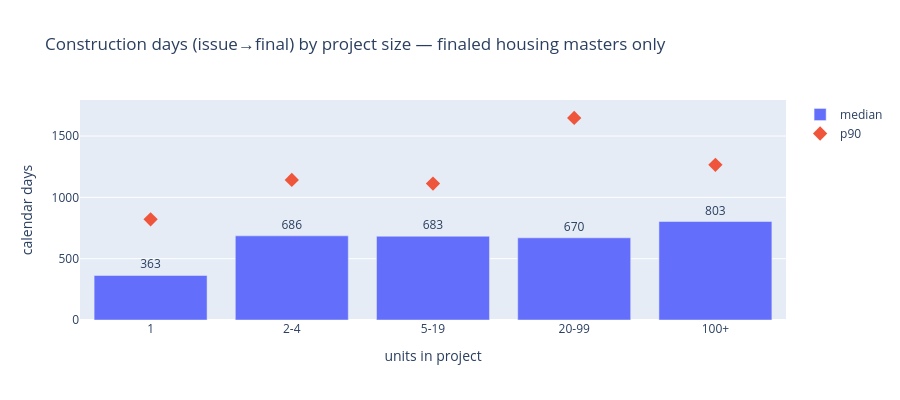

This figure's notebook cell:
### Code cell
import plotly.graph_objects as go
fig = go.Figure(go.Bar(x=build.index.astype(str), y=build['median'], name='median',
                       text=build['median'], textposition='outside'))
fig.add_scatter(x=build.index.astype(str), y=build['p90'], name='p90', mode='markers',
                marker=dict(size=11, symbol='diamond'))
fig.update_layout(title='Construction days (issue→final) by project size — finaled housing masters only',
                  xaxis_title='units in project', yaxis_title='calendar days', height=400)
fig.show()

### Figure 1 — Plotly figure (JSON) as saved in the notebook; plotly's stock layout.template omitted (floating-point values rounded to 4 significant figures)
{"data": [{"name": "median", "text": [363.0, 686.0, 683.0, 670.0, 803.0], "textposition": "outside", "type": "bar", "x": ["1", "2-4", "5-19", "20-99", "100+"], "y": [363.0, 686.0, 683.0, 670.0, 803.0]}, {"marker": {"size": 11, "symbol": "diamond"}, "mode": "markers", "name": "p90", "type": "scatter", "x": ["1", "2-4", "5-19", "20-99", "100+"], "y": [821.0, 1142.0, 1112.0, 1648.0, 1265.0]}], "layout": {"height": 400, "title": {"text": "Construction days (issue→final) by project size — finaled housing masters only"}, "xaxis": {"title": {"text": "units in project"}}, "yaxis": {"title": {"text": "calendar days"}}}}
